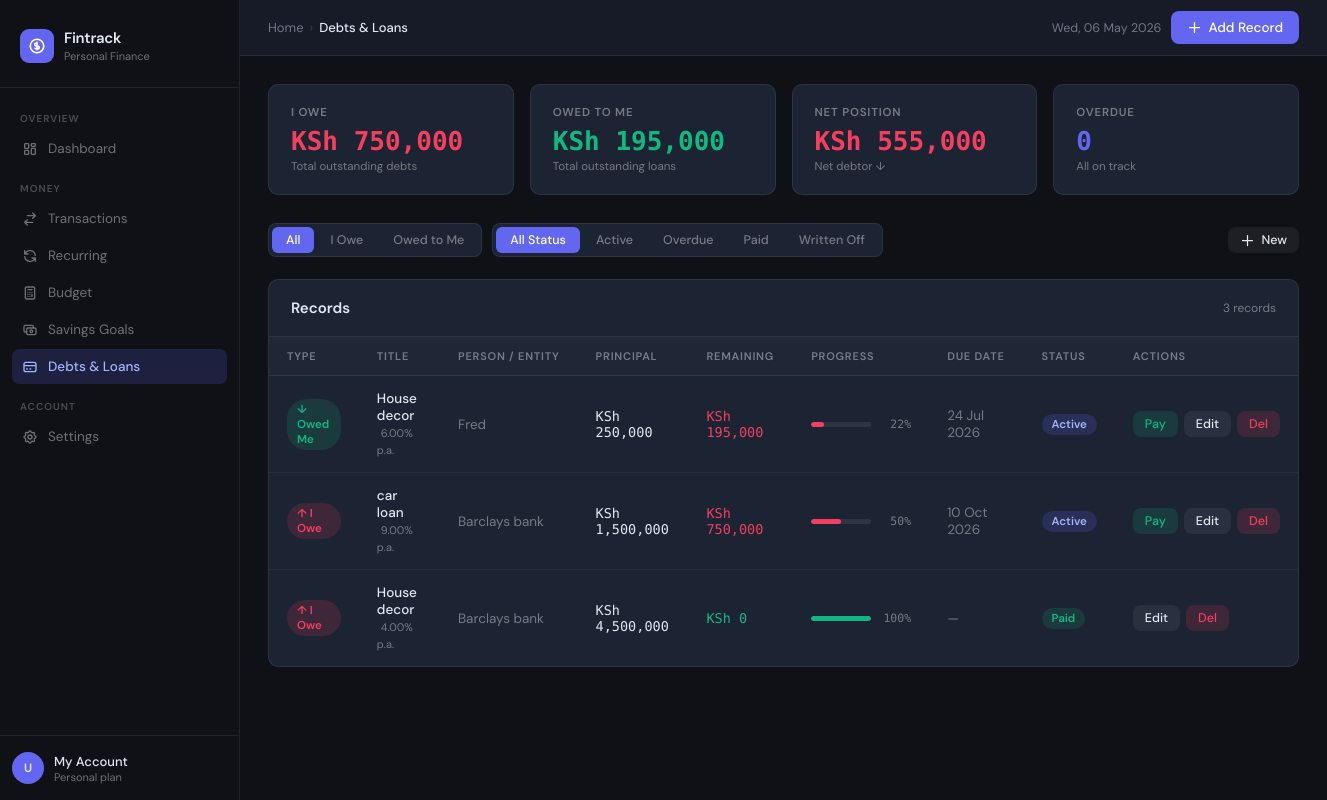
/debts.php (signed in), run on the app's committed database.
### tables this page shows
CREATE TABLE `debts_loans` (
  `id` int(11) NOT NULL,
  `user_id` int(11) NOT NULL,
  `record_type` enum('debt','loan') NOT NULL COMMENT 'debt = I owe someone, loan = someone owes me',
  `title` varchar(255) NOT NULL,
  `counterparty` varchar(255) NOT NULL COMMENT 'lender name (debt) or borrower name (loan)',
  `principal` decimal(15,2) NOT NULL,
  `amount_paid` decimal(15,2) NOT NULL DEFAULT 0.00,
  `interest_rate` decimal(5,2) DEFAULT NULL COMMENT 'annual % — NULL = interest-free',
  `due_date` date DEFAULT NULL,
  `status` enum('active','paid','overdue','written_off') NOT NULL DEFAULT 'active',
  `notes` text DEFAULT NULL,
  `created_at` timestamp NOT NULL DEFAULT current_timestamp(),
  `updated_at` timestamp NOT NULL DEFAULT current_timestamp() ON UPDATE current_timestamp()
);

### debts.php (the view, shortened to what this page needs)
<?php
require_once 'db.php';
$user_id = (int) $_SESSION['user_id'];
$conn->query("
    UPDATE debts_loans
    SET status='overdue'
    WHERE user_id=$user_id
      AND status='active'
      AND due_date IS NOT NULL
      AND due_date < CURDATE()
      AND amount_paid < principal
");
$filter_type   = $_GET['type']   ?? 'all';
$filter_status = $_GET['status'] ?? 'all';
$where = "user_id = $user_id";
$records = $conn->query("SELECT * FROM debts_loans WHERE $where ORDER BY
    FIELD(status,'overdue','active','paid','written_off'), due_date ASC, created_at DESC");
$stats = $conn->query("
    SELECT
      SUM(IF(record_type='debt'  AND status NOT IN('paid','written_off'), principal - amount_paid, 0)) AS total_owe,
      SUM(IF(record_type='loan'  AND status NOT IN('paid','written_off'), principal - amount_paid, 0)) AS total_owed,
      COUNT(IF(status='overdue', 1, NULL))   AS overdue_count,
      COUNT(IF(status='active',  1, NULL))   AS active_count
    FROM debts_loans WHERE user_id = $user_id
")->fetch_assoc();
$total_owe    = (float)($stats['total_owe']    ?? 0);
$total_owed   = (float)($stats['total_owed']   ?? 0);
$overdue_cnt  = (int)  ($stats['overdue_count'] ?? 0);
$net_position = $total_owed - $total_owe;
?>
<!DOCTYPE html>
<html lang="en">
<head>
</head>
<body>
<div class="layout">
  <aside class="sidebar">
    <div class="sidebar-brand">
      <div class="brand-mark">
        <div class="brand-icon">
          <svg fill="none" stroke="currentColor" viewBox="0 0 24 24"><path stroke-linecap="round" stroke-linejoin="round" stroke-width="2.2" d="M12 8c-1.657 0-3 .895-3 2s1.343 2 3 2 3 .895 3 2-1.343 2-3 2m0-8V7m0 1v8m0 0v1m0-1c-1.11 0-2.08-.402-2.599-1M21 12a9 9 0 11-18 0 9 9 0 0118 0z"/></svg>
        </div>
        <div>
          <div class="brand-name">Fintrack</div>
          <div class="brand-tagline">Personal Finance</div>
        </div>
      </div>
    </div>
    <nav class="sidebar-nav">
      <div class="nav-section-label">Overview</div>
      <a href="dashboard.php" class="nav-item">
        Dashboard
      </a>
      <div class="nav-section-label" style="margin-top:16px">Money</div>
      <a href="transactions.php" class="nav-item">
        <svg fill="none" stroke="currentColor" viewBox="0 0 24 24"><path stroke-linecap="round" stroke-linejoin="round" stroke-width="2" d="M8 7h12m0 0l-4-4m4 4l-4 4m0 6H4m0 0l4 4m-4-4l4-4"/></svg>
        Transactions
      </a>
      <a href="recurring_transaction.php" class="nav-item">
        <svg fill="none" stroke="currentColor" viewBox="0 0 24 24"><path stroke-linecap="round" stroke-linejoin="round" stroke-width="2" d="M4 4v5h.582m15.356 2A8.001 8.001 0 004.582 9m0 0H9m11 11v-5h-.581m0 0a8.003 8.003 0 01-15.357-2m15.357 2H15"/></svg>
        Recurring
      </a>
      <a href="budget.php" class="nav-item">
        <svg fill="none" stroke="currentColor" viewBox="0 0 24 24"><path stroke-linecap="round" stroke-linejoin="round" stroke-width="2" d="M9 7h6m0 10v-3m-3 3h.01M9 17h.01M9 14h.01M12 14h.01M15 11h.01M12 11h.01M9 11h.01M7 21h10a2 2 0 002-2V5a2 2 0 00-2-2H7a2 2 0 00-2 2v14a2 2 0 002 2z"/></svg>
        Budget
      </a>
      <a href="savings_goals.php" class="nav-item">
        <svg fill="none" stroke="currentColor" viewBox="0 0 24 24"><path stroke-linecap="round" stroke-linejoin="round" stroke-width="2" d="M17 9V7a2 2 0 00-2-2H5a2 2 0 00-2 2v6a2 2 0 002 2h2m2 4h10a2 2 0 002-2v-6a2 2 0 00-2-2H9a2 2 0 00-2 2v6a2 2 0 002 2zm7-5a2 2 0 11-4 0 2 2 0 014 0z"/></svg>
        Savings Goals
      </a>
      <a href="debts_loans.php" class="nav-item active">
        <svg fill="none" stroke="currentColor" viewBox="0 0 24 24"><path stroke-linecap="round" stroke-linejoin="round" stroke-width="2" d="M3 10h18M7 15h1m4 0h1m-7 4h12a3 3 0 003-3V8a3 3 0 00-3-3H6a3 3 0 00-3 3v8a3 3 0 003 3z"/></svg>
        Debts &amp; Loans
      </a>
      <div class="nav-section-label" style="margin-top:16px">Account</div>
      <a href="settings.php" class="nav-item">
        Settings
      </a>
    </nav>
    <div class="sidebar-footer">
      <div class="user-row">
        <div class="user-avatar">U</div>
        <div>
          <div class="user-name">My Account</div>
          <div class="user-role">Personal plan</div>
        </div>
      </div>
    </div>
  </aside>
  <div class="main">
    <div class="topbar">
      <div class="topbar-left">
        <div class="breadcrumb">
          <span>Home</span>
          <span class="breadcrumb-sep">›</span>
          <span class="breadcrumb-current">Debts &amp; Loans</span>
        </div>
      </div>
      <div class="topbar-right">
        <span style="font-size:12.5px;color:var(--muted)"><?= date('D, d M Y') ?></span>
        <button class="btn btn-primary" onclick="openAddModal()">
          <svg fill="none" stroke="currentColor" viewBox="0 0 24 24"><path stroke-linecap="round" stroke-linejoin="round" stroke-width="2" d="M12 4v16m8-8H4"/></svg>
          Add Record
        </button>
      </div>
    </div>
    <div class="content">
      <div class="stats-row">
        <div class="stat-card danger">
          <div class="stat-label">I Owe</div>
          <div class="stat-value">KSh <?= number_format($total_owe, 0) ?></div>
          <div class="stat-sub">Total outstanding debts</div>
        </div>
        <div class="stat-card success">
          <div class="stat-label">Owed to Me</div>
          <div class="stat-value">KSh <?= number_format($total_owed, 0) ?></div>
          <div class="stat-sub">Total outstanding loans</div>
        </div>
        <div class="stat-card <?= $net_position >= 0 ? 'success' : 'danger' ?>">
          <div class="stat-label">Net Position</div>
          <div class="stat-value">KSh <?= number_format(abs($net_position), 0) ?></div>
          <div class="stat-sub"><?= $net_position >= 0 ? 'Net creditor ↑' : 'Net debtor ↓' ?></div>
        </div>
        <div class="stat-card <?= $overdue_cnt > 0 ? 'warning' : 'neutral' ?>">
          <div class="stat-label">Overdue</div>
          <div class="stat-value"><?= $overdue_cnt ?></div>
          <div class="stat-sub"><?= $overdue_cnt > 0 ? 'Need attention' : 'All on track' ?></div>
        </div>
      </div>
      <div class="filter-bar">
        <div class="filter-group">
          <button class="filter-btn <?= $filter_type==='all'?'active':'' ?>" onclick="applyFilter('type','all')">All</button>
          <button class="filter-btn <?= $filter_type==='debt'?'active':'' ?>" onclick="applyFilter('type','debt')">I Owe</button>
          <button class="filter-btn <?= $filter_type==='loan'?'active':'' ?>" onclick="applyFilter('type','loan')">Owed to Me</button>
        </div>
        <div class="filter-group">
          <button class="filter-btn <?= $filter_status==='all'?'active':'' ?>"         onclick="applyFilter('status','all')">All Status</button>
          <button class="filter-btn <?= $filter_status==='active'?'active':'' ?>"       onclick="applyFilter('status','active')">Active</button>
          <button class="filter-btn <?= $filter_status==='overdue'?'active':'' ?>"      onclick="applyFilter('status','overdue')">Overdue</button>
          <button class="filter-btn <?= $filter_status==='paid'?'active':'' ?>"         onclick="applyFilter('status','paid')">Paid</button>
          <button class="filter-btn <?= $filter_status==='written_off'?'active':'' ?>"  onclick="applyFilter('status','written_off')">Written Off</button>
        </div>
        <button class="btn btn-ghost btn-sm" onclick="openAddModal()">
          <svg fill="none" stroke="currentColor" viewBox="0 0 24 24"><path stroke-linecap="round" stroke-linejoin="round" stroke-width="2" d="M12 4v16m8-8H4"/></svg>
          New
        </button>
      </div>
      <div class="table-card">
        <div class="table-header">
          <span class="table-title">Records</span>
          <span style="font-size:12px;color:var(--muted)"><?= $records ? $records->num_rows : 0 ?> records</span>
        </div>
        <div class="table-wrap">
          <?php if (!$records || $records->num_rows === 0): ?>
          <div class="empty-state">
            <div class="empty-icon">📋</div>
            <div class="empty-title">No records yet</div>
            <p style="font-size:13px;margin-top:6px">Add your first debt or loan to start tracking.</p>
            <br>
            <button class="btn btn-primary" onclick="openAddModal()">
              <svg fill="none" stroke="currentColor" viewBox="0 0 24 24"><path stroke-linecap="round" stroke-linejoin="round" stroke-width="2" d="M12 4v16m8-8H4"/></svg>
              Add Record
            </button>
          </div>
          <?php else: ?>
          <table>
            <thead>
              <tr>
                <th>Type</th>
                <th>Title</th>
                <th>Person / Entity</th>
                <th>Principal</th>
                <th>Remaining</th>
                <th>Progress</th>
                <th>Due Date</th>
                <th>Status</th>
                <th>Actions</th>
              </tr>
            </thead>
            <tbody>
            <?php while ($r = $records->fetch_assoc()):
              $remaining = max(0, $r['principal'] - $r['amount_paid']);
              $pct       = $r['principal'] > 0 ? min(100, round($r['amount_paid'] / $r['principal'] * 100)) : 0;
              $bar_class = $pct >= 100 ? 'green' : ($pct >= 60 ? 'amber' : 'red');
              $overdue   = $r['due_date'] && $r['due_date'] < date('Y-m-d') && $r['status'] === 'overdue';
            ?>
            <tr>
              <td>
                <span class="badge-pill badge-<?= $r['record_type'] ?>">
                  <?= $r['record_type'] === 'debt' ? '↑ I Owe' : '↓ Owed Me' ?>
                </span>
              </td>
              <td>
                <span style="font-weight:500"><?= htmlspecialchars($r['title']) ?></span>
                <?php if ($r['interest_rate']): ?>
                <span style="font-size:11px;color:var(--muted);margin-left:4px"><?= $r['interest_rate'] ?>% p.a.</span>
                <?php endif; ?>
              </td>
              <td style="color:var(--muted)"><?= htmlspecialchars($r['counterparty']) ?></td>
              <td class="mono">KSh <?= number_format($r['principal'], 0) ?></td>
              <td class="mono" style="color:<?= $remaining > 0 ? 'var(--red)' : 'var(--green)' ?>">
                KSh <?= number_format($remaining, 0) ?>
              </td>
              <td>
                <div class="progress-wrap">
                  <div class="progress-bar"><div class="progress-fill <?= $bar_class ?>" style="width:<?= $pct ?>%"></div></div>
                  <span class="progress-pct"><?= $pct ?>%</span>
                </div>
              </td>
              <td style="color:<?= $overdue ? 'var(--red)' : 'var(--muted)' ?>">
                <?= $r['due_date'] ? date('d M Y', strtotime($r['due_date'])) : '—' ?>
              </td>
              <td><span class="badge-pill badge-<?= $r['status'] ?>"><?= ucfirst(str_replace('_',' ',$r['status'])) ?></span></td>
              <td>
                <div class="action-btns">
                  <?php if ($r['status'] !== 'paid' && $r['status'] !== 'written_off'): ?>
                  <button class="btn btn-sm btn-green" onclick="openPayModal(<?= $r['id'] ?>, '<?= htmlspecialchars(addslashes($r['title'])) ?>', <?= $remaining ?>)">Pay</button>
                  <?php endif; ?>
                  <button class="btn btn-sm btn-ghost" onclick="openEditModal(<?= htmlspecialchars(json_encode($r)) ?>)">Edit</button>
                  <button class="btn btn-sm btn-danger" onclick="deleteRecord(<?= $r['id'] ?>, this)">Del</button>
                </div>
              </td>
            </tr>
            <?php endwhile; ?>
            </tbody>
          </table>
          <?php endif; ?>
        </div>
      </div>
    </div>
  </div>
</div>
</body>
</html>

### data on the page
debts_loans: record_type "↓ Owed Me", title "House decor", interest_rate "6.00", counterparty "Fred", principal "250,000", remaining "195,000", pct "22", due_date "24 Jul 2026", status "Active"
debts_loans: record_type "↑ I Owe", title "car loan", interest_rate "9.00", counterparty "Barclays bank", principal "1,500,000", remaining "750,000", pct "50", due_date "10 Oct 2026", status "Active"
debts_loans: record_type "↑ I Owe", title "House decor", interest_rate "4.00", counterparty "Barclays bank", principal "4,500,000", remaining "0", pct "100", status "Paid"

### other printed values
$total_owe "750,000"
$total_owed "195,000"
abs($net_position) "555,000"
$overdue_cnt "0"
$records->num_rows "3"
